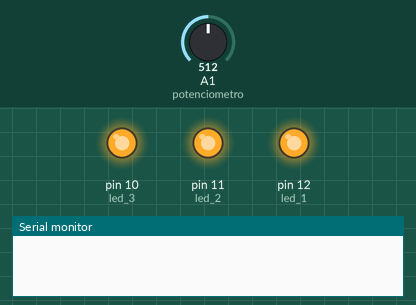
This sketch was run on a simulated Arduino Uno, built with avr-gcc and run on an emulated ATmega328P. On the bench: output pins drawn as LEDs (lit = HIGH), the last lines printed to the serial monitor. Inputs (shaded band) come from the test bench; at power-on: A1 (potenciometro) = 512.

Above: at 1.2 s.
1.3 s: A1 (potenciometro) set to 11
2.8 s: A1 (potenciometro) set to 8
At 3.5 s:
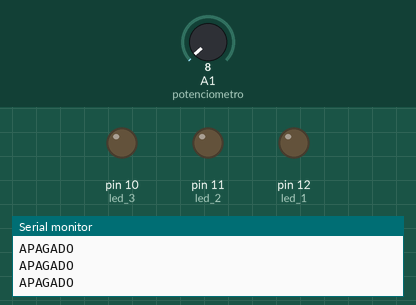
4.3 s: A1 (potenciometro) set to 122
At 4.7 s:
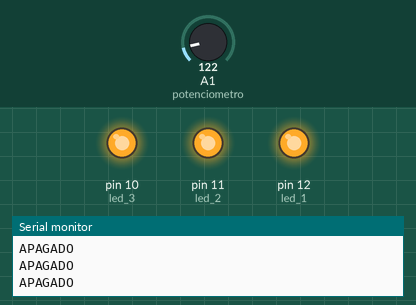
Timing chart, 0 to 7.3 s (numbered marks = the images above; inputs shaded):
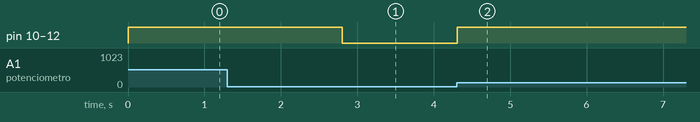

The sketch:

p_01.ino
```cpp
int led_1 = 12;
int led_2 = 11;
int led_3 = 10;
int potenciometro = 1; //hemos señalado el pin analógico
int valPot = 0; //inicializar la variable


void setup() {
  Serial.begin (9600); // conecta con el serial
  pinMode(led_1,OUTPUT); //se ha definido el pin 12 como output de la placa
  pinMode(led_2,OUTPUT); //se ha definido el pin 11 como output de la placa
  pinMode(led_3,OUTPUT); //se ha definido el pin 10 como output de la placa
}

void loop() {

  valPot = analogRead(potenciometro); // captura el pin de entrada del potenciómetro
  //Serial.println(valPot,DEC); // imprime en el monitor serial el valor del potenciómetro.
  //delay(50); // // espera un segundo y sigue

  if (valPot < 10) digitalWrite(led_1, LOW);
  if (valPot < 10) digitalWrite(led_2, LOW);
  if (valPot < 10) digitalWrite(led_3, LOW);
  if (valPot < 10) Serial.println("APAGADO");

  if (valPot > 10) digitalWrite(led_1, HIGH);
  if (valPot > 10) digitalWrite(led_2, HIGH);
  if (valPot > 10) digitalWrite(led_3, HIGH);
  if (valPot > 10) Serial.println("");

}
```

Measured:
- the behaviour switches between 10 and 9 on A1 (potenciometro) (found by bisection; images 0 and 1)
- after the input at 1.3 s, every drawn part: stays the same
- after the input at 2.8 s, pin 10 (led_3), pin 11 (led_2), pin 12 (led_1): HIGH → LOW at once
- after the input at 4.3 s, pin 10 (led_3), pin 11 (led_2), pin 12 (led_1): LOW → HIGH at once
